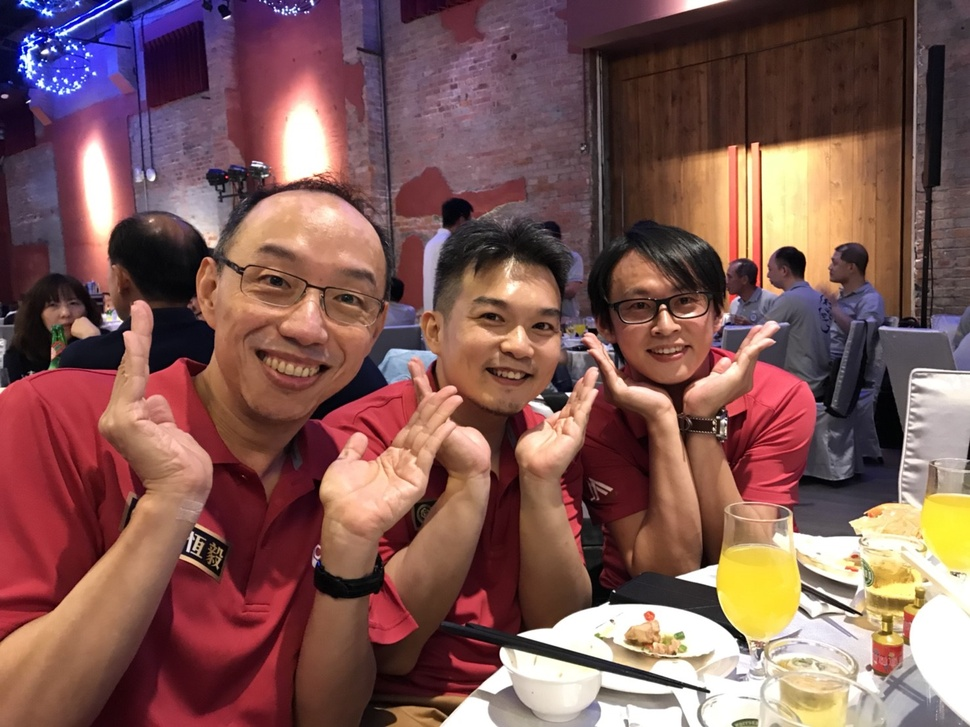
#> input picture data/cruise3.jpg, 970 x 727 px, shrunk from 1478 x 1108 before the run
$ python face.py
#> lines starting #> are read from the running program, lines starting #| are printed output that depends on the picture; after the words box and inside, x2 and y2 are one past the last pixel; in counts of white or black regions, pixels touching at a corner belong together
import cv2
#First we need to load the required XML classifiers. Then load our input image (or video) in grayscale mode
face_cascade=cv2.CascadeClassifier("../data/haarcascades/haarcascade_frontalface_default.xml")
eye_cascade=cv2.CascadeClassifier("../data/haarcascades/haarcascade_eye.xml")

ds_factor = 0.5
cap=cv2.imread('../data/cruise3.jpg')
#> cap is the input picture: shape (727, 970, 3); mean B, G, R 85.6, 89.4, 127.6
#cv2.imshow("Ori cap",cap)
if cap is None:
    raise IOError("Cannot open the webcam!")
#open camera
while True:
    frame = cap
    #get frame
    gray=cv2.cvtColor(frame,cv2.COLOR_BGR2GRAY)
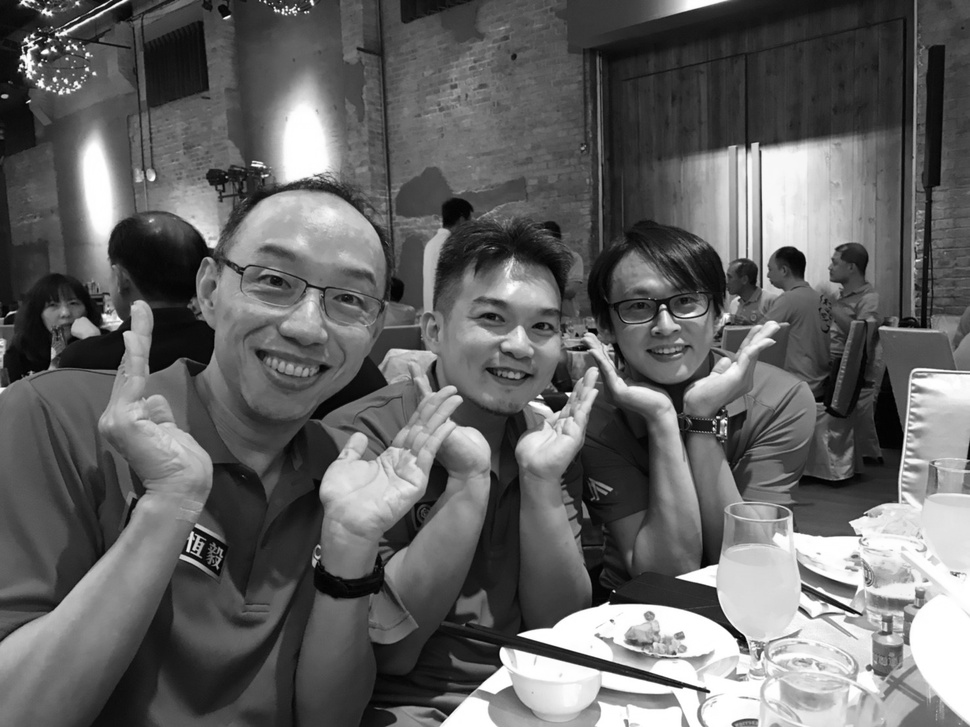
#> gray: shape (727, 970); min 0, max 255, mean 100.4
    #灰度轉換
    faces=face_cascade.detectMultiScale(gray,1.3,5)
#> faces = [[604, 264, 116, 116], [446, 268, 141, 141], [190, 205, 226, 226]]
    #畫框
    #Now we find the faces in the image. If faces are found, it returns the positions of detected faces as Rect(x,y,w,h). Once we get these locations, we can create a ROI (感興趣的區域)for the face and apply eye detection on this ROI (since eyes are always on the face !!! ).
    for (x,y,w,h) in faces:
        cv2.rectangle(frame,(x,y),(x+w,y+h),(255,0,0),2)
        roi_gray=gray[y:y+h, x:x+w]
        roi_color=frame[y:y+h, x:x+w]
        eyes = eye_cascade.detectMultiScale(roi_gray)
#> this loop made 3 passes
#> pass 1, `roi_gray=gray[y:y+h, x:x+w]`:
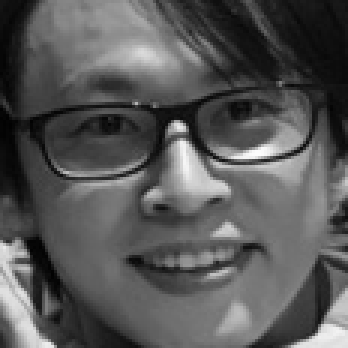
#> roi_gray: shape (116, 116) (shown 3 times larger); min 1, max 252, mean 86.7
#> pass 1, `roi_color=frame[y:y+h, x:x+w]`:
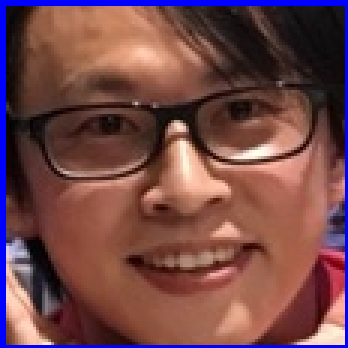
#> roi_color: shape (116, 116, 3) (shown 3 times larger); mean B, G, R 73.1, 71.3, 114.2
#> pass 2, `roi_color=frame[y:y+h, x:x+w]`:
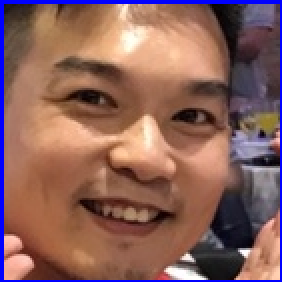
#> roi_color: shape (141, 141, 3) (shown 2 times larger); mean B, G, R 91.4, 98.1, 138.4
#> after the loop:
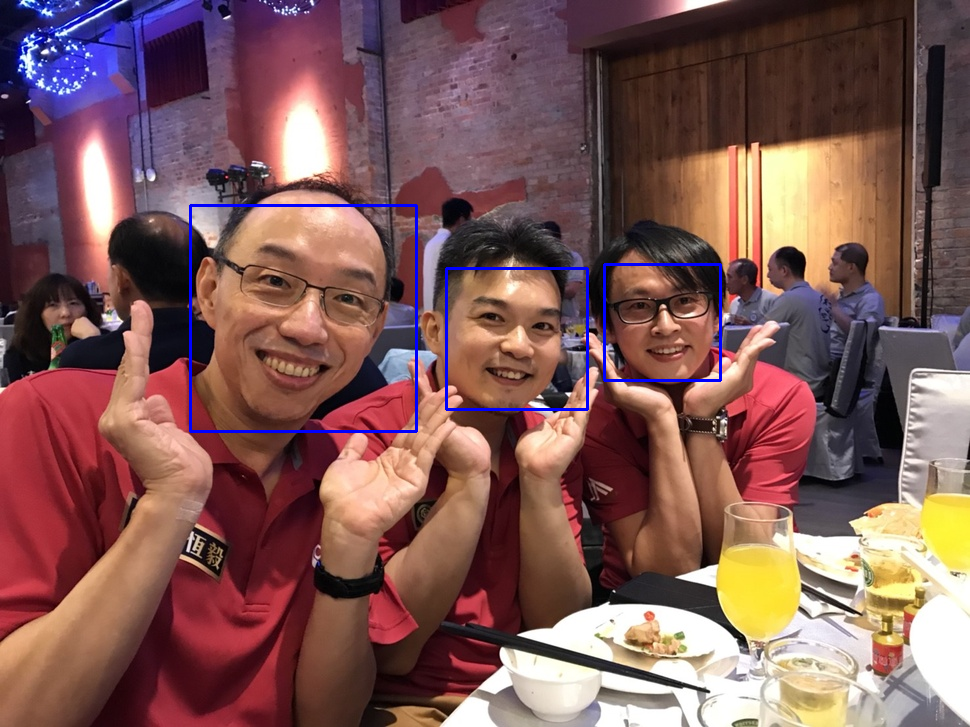
#> frame: shape (727, 970, 3); 0.82% of pixels changed, all inside (x1, y1, x2, y2) = (189, 204, 722, 433)
#> after the loop:
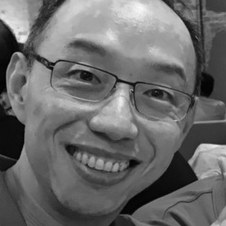
#> roi_gray: shape (226, 226); min 1, max 248, mean 106.2
    for (ex,ey,ew,eh) in eyes:
        cv2.rectangle(roi_color,(ex,ey),(ex+ew,ey+eh),(0,255,0),2)
#> this loop made 0 passes
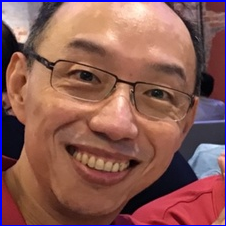
#> roi_color: shape (226, 226, 3); mean B, G, R 86, 90.8, 138.6
    cv2.imshow("face",frame)
    if cv2.waitKey(1) == 27:
#> (key Esc is pressed here)
        break

cv2.destroyAllWindows()

$ run again, with data/cruise1.jpg copied over data/cruise3.jpg
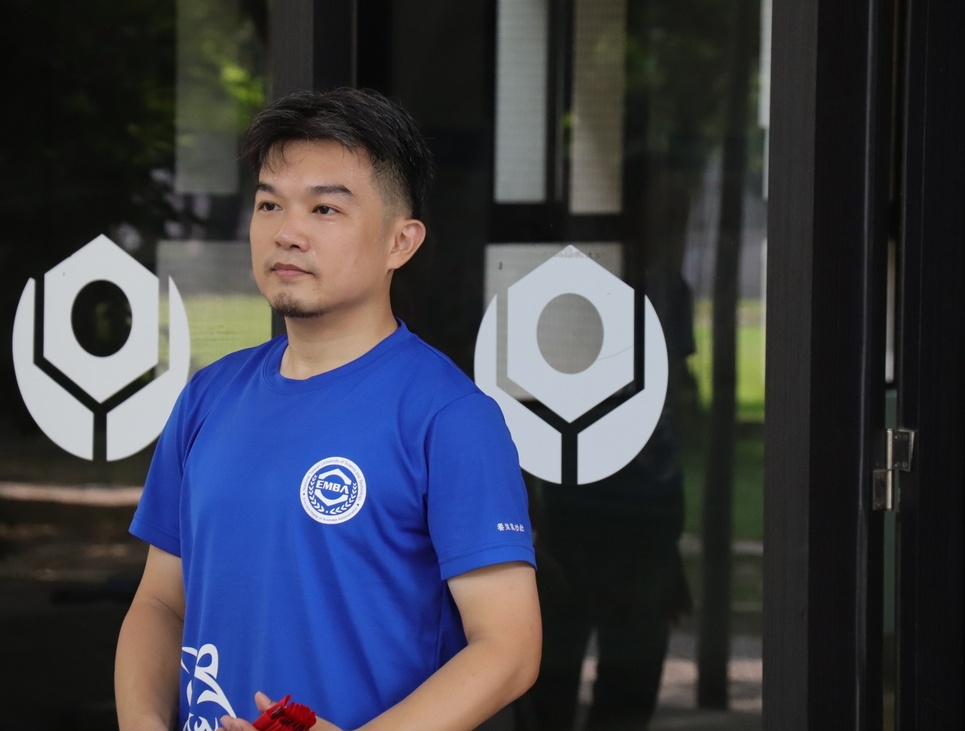
#> input picture data/cruise1.jpg, 965 x 731 px, shrunk from 2112 x 1600 before the run
#> cap is the input picture: shape (731, 965, 3); mean B, G, R 72.9, 61.2, 58.8
#> faces = [[222, 143, 167, 167]]
#> the loop `for (x,y,w,h) in faces:` made 1 pass
#> (x, y, w, h, eyes) on pass 1: (222, 143, 167, 167, [[81, 45, 43, 43], [28, 45, 36, 36]])
#> the loop `for (ex,ey,ew,eh) in eyes:` made 2 passes
#> (ex, ey, ew, eh) on passes 1 to 2: (81, 45, 43, 43), (28, 45, 36, 36)
#> after the loop `for (ex,ey,ew,eh) in eyes:`:
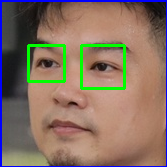
#> roi_color: shape (167, 167, 3); mean B, G, R 98.4, 113.4, 134.1
#> `cv2.imshow("face",frame)`:
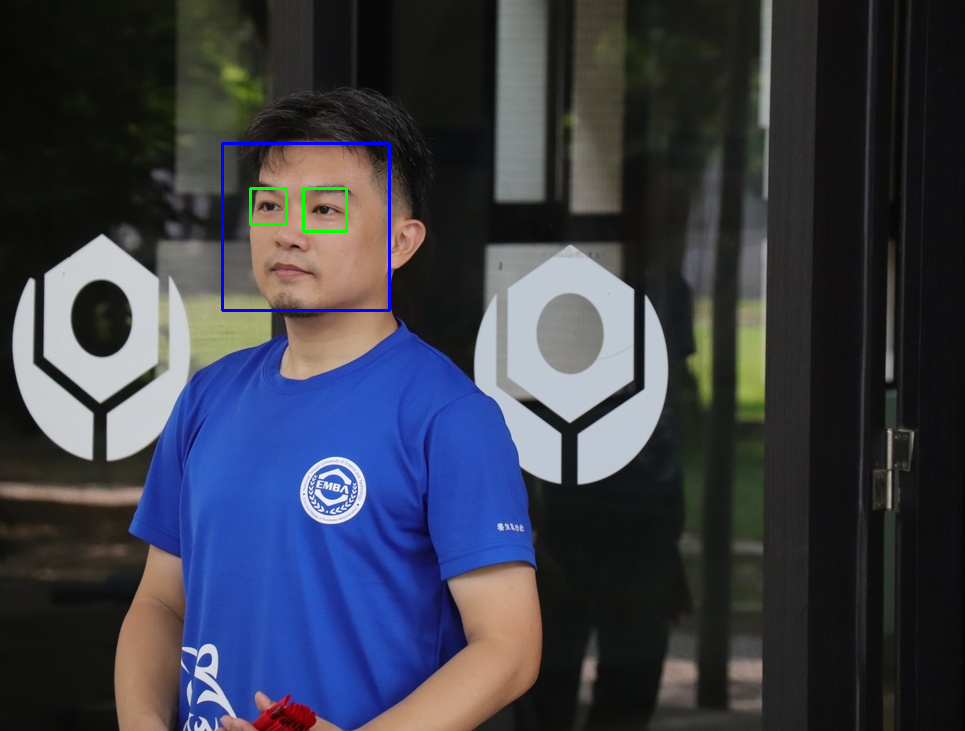
#> window 'face': shape (731, 965, 3); mean B, G, R 73.3, 61.2, 58.3

$ run again, with data/cruise2.jpg copied over data/cruise3.jpg
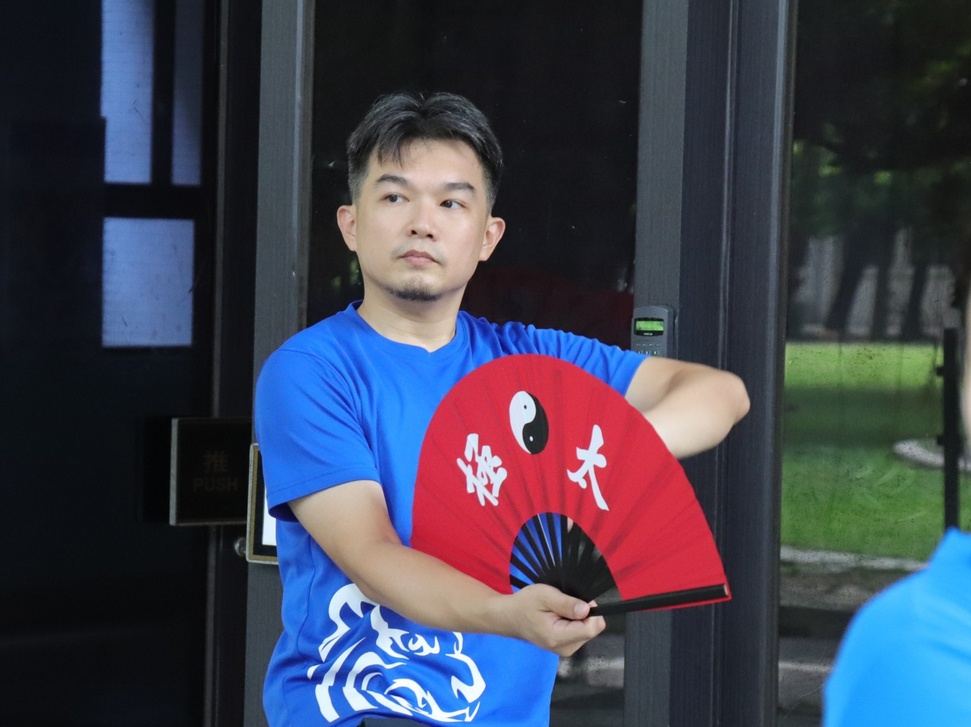
#> input picture data/cruise2.jpg, 971 x 727 px, shrunk from 2048 x 1533 before the run
#> cap is the input picture: shape (727, 971, 3); mean B, G, R 81.9, 65.7, 62.9
#> faces = [[338, 131, 174, 174]]
#> the loop `for (x,y,w,h) in faces:` made 1 pass
#> (x, y, w, h, eyes) on pass 1: (338, 131, 174, 174, [[34, 44, 42, 42], [94, 55, 35, 35], [64, 89, 25, 25]])
#> the loop `for (ex,ey,ew,eh) in eyes:` made 3 passes
#> (ex, ey, ew, eh) on passes 1 to 3: (34, 44, 42, 42), (94, 55, 35, 35), (64, 89, 25, 25)
#> after the loop `for (ex,ey,ew,eh) in eyes:`:
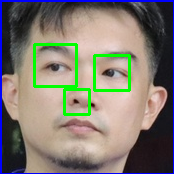
#> roi_color: shape (174, 174, 3); mean B, G, R 112.1, 121.8, 127.1
#> `cv2.imshow("face",frame)`:
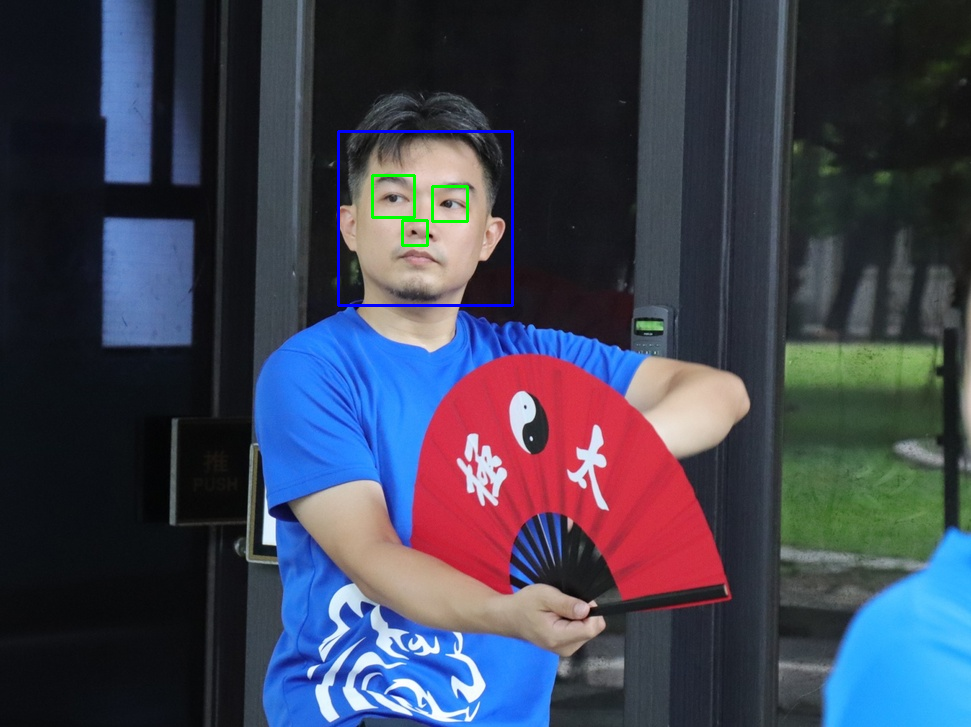
#> window 'face': shape (727, 971, 3); mean B, G, R 82.2, 65.7, 62.4

$ run again, with data/cruise4.jpg copied over data/cruise3.jpg
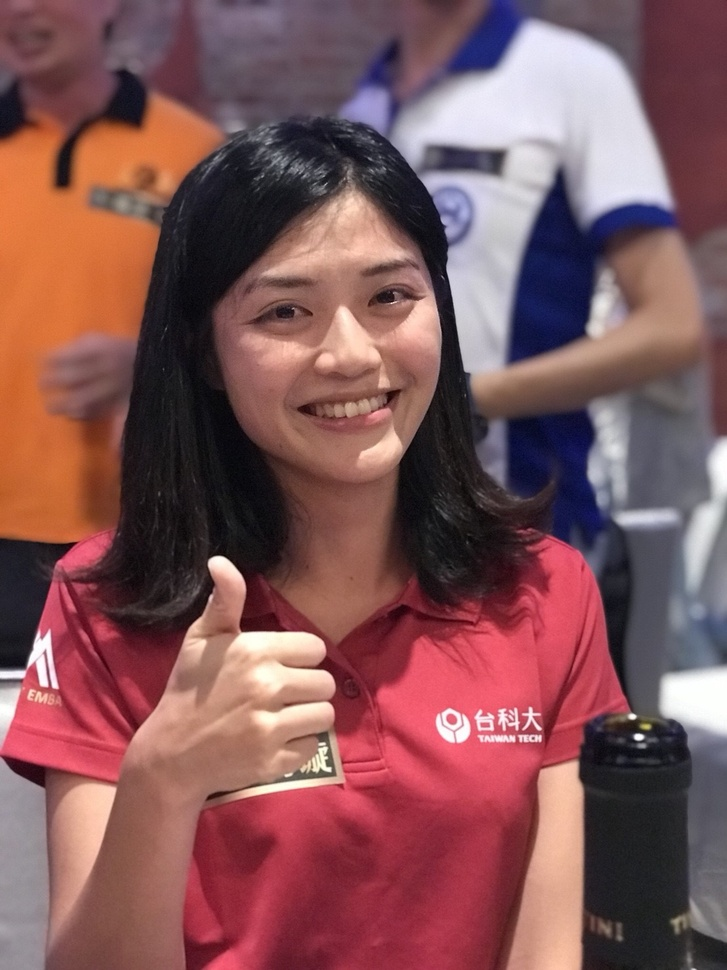
#> input picture data/cruise4.jpg, 727 x 970 px, shrunk from 1108 x 1478 before the run
#> cap is the input picture: shape (970, 727, 3); mean B, G, R 88.5, 86.2, 130.5
#> faces = [[197, 194, 284, 284]]
#> the loop `for (x,y,w,h) in faces:` made 1 pass
#> (x, y, w, h, eyes) on pass 1: (197, 194, 284, 284, [[157, 72, 62, 62], [54, 85, 63, 63], [87, 190, 53, 53]])
#> the loop `for (ex,ey,ew,eh) in eyes:` made 3 passes
#> (ex, ey, ew, eh) on passes 1 to 3: (157, 72, 62, 62), (54, 85, 63, 63), (87, 190, 53, 53)
#> `cv2.imshow("face",frame)`:
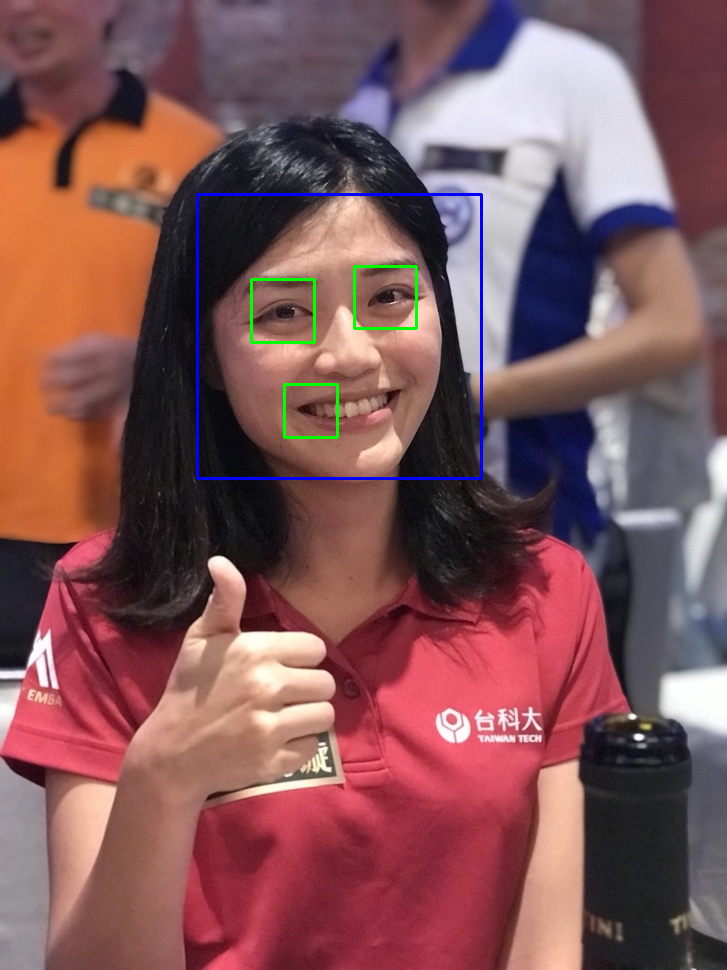
#> window 'face': shape (970, 727, 3); mean B, G, R 89.1, 86.3, 129.6
